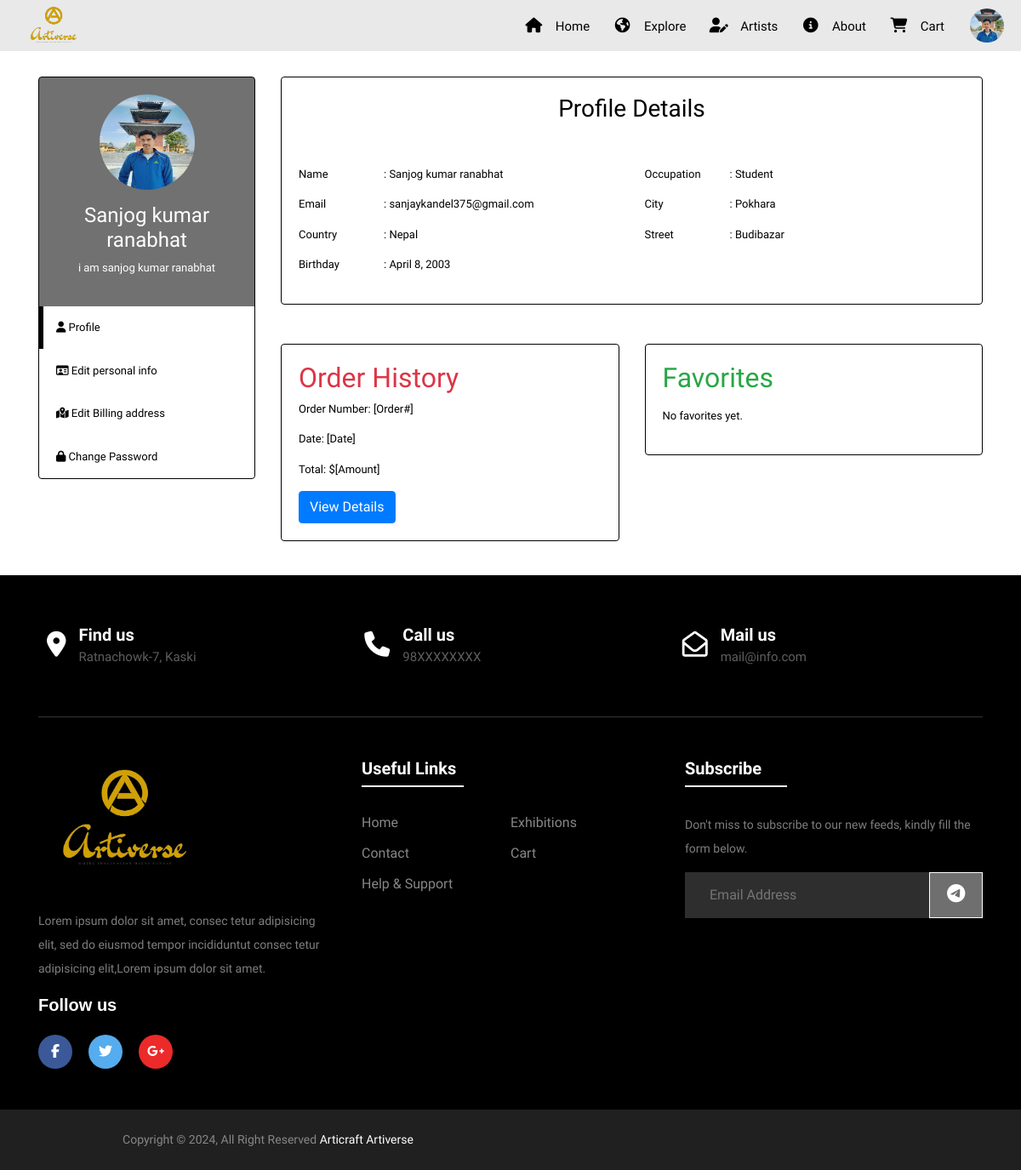
Page /User/view/profile/ (signed in) on the committed database.
### User/models.py (models this page shows, shortened)
class Visitor(models.Model):
    user = models.OneToOneField(User, on_delete=models.CASCADE, related_name='profile', null=True)
    name = models.CharField(max_length=255, null=True)
    biography = models.TextField(null=True, blank=True, max_length=500)
    profile_picture = models.ImageField(upload_to='user_profiles/', null=True, blank=True)
    contact_phone = models.CharField(max_length=20, blank=True, null=True)
    birth_date= models.DateField(null=True)
    occupation = models.CharField(max_length= 20, null=True)

class BillingAddress(models.Model):
    user = models.OneToOneField(User, on_delete=models.CASCADE, related_name='billing_address', null=True)
    address = models.CharField(max_length=255, null=True)
    city = models.CharField(max_length=255, null=True)
    state = models.CharField(max_length=255, null=True)
    country = models.CharField(max_length=255, null=True)
    zip_code = models.CharField(max_length=255, null=True)

### Authentication/models.py (models this page shows)
class User(AbstractUser):
    is_admin= models.BooleanField('Is admin', default=False)
    is_user = models.BooleanField('Is user', default=False)
    is_artist = models.BooleanField('Is artist', default=False)

### User/views.py (the view)
# urls.py: path('view/profile/',views.user_profile, name='user_profile'),
@login_required(login_url='login_view')
def user_profile(request):
    user = request.user
    wishlist, created = Wishlist.objects.get_or_create(user=request.user)
    wishlisted_artworks = wishlist.artworks.all()
    try:
        profile = Visitor.objects.get(user=user)
    except Visitor.DoesNotExist:
        return redirect('create_user')
    try:
        billing_address = BillingAddress.objects.get(user=user)
    except BillingAddress.DoesNotExist:
        billing_address = None
    context = {
        'profile': profile,
        'billing': billing_address,
        'wishlisted_artworks': wishlisted_artworks
    }
    return render(request, 'User/user_profile_page.html', context)

### templates/User/User_profile_page.html (shortened to what this page needs)
{% extends '_base.html' %}
{% block content %}
{% load static %}
<link rel="stylesheet" href="{%static 'css/popup/popup.css'%}">
<link rel="stylesheet" href="{% static 'css/User/user_profile.css' %}">
<section class="profile__content">
    <div class="container">
        <div class="row">
            <div class="col-md-3">
                <div class="card">
                    <div class="card-body text-center profile__bgc">
                        <a href="#">
                            <img id="profilePreview" class="profile-pic img-fluid rounded-circle"
                                src="{% if profile.profile_picture %}{{ profile.profile_picture.url }}{% else %}{% static 'img/default_profile.jpg' %}{% endif %}"
                                alt="Profile Picture">
                        </a>
                        <h4 class="mt-3">{{profile.name}}</h4>
                        <p>{{profile.biography}}</p>
                    </div>
                    <ul class="nav flex-column nav-pills">
                        <li class="nav-item">
                            <a class="nav-link active" href="#"> <i class="fa fa-user"></i> Profile</a>
                        </li>
                        <li class="nav-item">
                            <a class="nav-link" href="{% url 'update_user' %}"> <i class="fa-regular fa-id-card"></i></i> Edit personal info</a>
                        </li>
                        <li class="nav-item">
                            <a class="nav-link" href="{% url 'billing_address' %}"> <i class="fa-solid fa-map-location-dot"></i></i> Edit Billing address</a>
                        </li>
                        <li class="nav-item">
                            <a class="nav-link" href="{% url 'password_change' %}"><i class="fa-solid fa-lock"></i></i> Change Password</a>
                        </li>
                    </ul>
                </div>
            </div>
            <div class="col-md-9">
                <div class="card">
                    <div class="card-body">
                        <h1 class="card-title">Profile Details</h1>
                        <div class="row">
                            <div class="col-md-6">
                                <p><span>Name </span>: {{profile.name}}</p>
                                <p><span>Email </span>: {{user.email}}</p>
                                <p><span>Country </span>: {{billing.country}}</p>
                                <p><span>Birthday</span>: {{profile.birth_date}}</p>
                            </div>
                            <div class="col-md-6">
                                <p><span>Occupation </span>: {{profile.occupation}}</p>
                                <p><span>City </span>: {{billing.city}}</p>
                                <p><span>Street</span>: {{billing.address}}</p>
                            </div>
                        </div>
                    </div>
                </div>
                <div class="row mt-3">
                    <div class="col-md-6">
                        <div class="card">
                            <div class="card-body">
                                <h2 class="text-danger">Order History</h2>
                                <p>Order Number: [Order#]</p>
                                <p>Date: [Date]</p>
                                <p>Total: $[Amount]</p>
                                <a href="#" class="btn btn-primary">View Details</a>
                            </div>
                        </div>
                    </div>
                    <div class="col-md-6">
                        <div class="card">
                            <div class="card-body favorites">
                                <h2 class="text-success">Favorites</h2>
                                {% if wishlisted_artworks %}
                                    <ul>
                                        {% for artwork in wishlisted_artworks %}
                                        <li>
                                            <a href="{% url 'art_details' id=artwork.id %}">
                                                Artwork '{{ artwork.title }}' added to Favorites.
                                            </a>
                                        </li>
                                        {% endfor %}
                                        {%if wishlisted_artworks.count == 5%}
                                        <a href="" class="btn btn-dark">View more</a>
                                        {% endif %}
                                    </ul>
                                    {% else %}
                                    <p>No favorites yet.</p>
                                {% endif %}
                            </div>
                        </div>
                    </div>
                </div>
            </div>
        </div>
    </div>
</section>
{% endblock %}

### templates/_base.html (shortened to what this page needs)
<!DOCTYPE html>
{%load static%}
<html lang="en">
<head>
    <link rel="stylesheet" href="https://cdnjs.cloudflare.com/ajax/libs/font-awesome/6.4.2/css/all.min.css">
    <link rel="stylesheet" href="https://maxcdn.bootstrapcdn.com/bootstrap/4.0.0/css/bootstrap.min.css">
    <link rel="stylesheet" href="{% static 'css/style.css' %}">
    <link rel="stylesheet" href="{% static 'css/responsive.css' %}">
</head>
<body>
    <div id="main">
        <div id="page1">
            <nav id="navbar">
                <a href="{% url 'index' %}">
                    <img class="animate-navbar-js logo-img" src="{% static 'img/logo.png' %}" alt="Artiverse Logo">
                </a>
                <div id="nav-part2" class="animate-navbar-js">
                    <div id="menu-links">
                        <h4><a href="{% url 'index' %}"><i class="fa-solid fa-house"></i> Home</a></h4>
                        <h4><a href="{% url 'explore' %}"><i class="fa-solid fa-earth-americas"></i> Explore</a></h4>
                        <h4><a href="{% url 'artist_list' %}"><i class="fa-solid fa-user-pen"></i> Artists</a></h4>
                        <h4><a href="{% url 'about' %}"><i class="fa-solid fa-circle-info"></i> About</a></h4>
                        <h4><a href="{% url 'cart_view' %}"><i class="fa-solid fa-cart-shopping"></i> Cart</a></h4>
                        {% if user.is_authenticated and not user.is_artist and not user.is_admin %}
                        <div class="profile-dropdown">
                            <div onclick="toggle()" class="profile-dropdown-btn">
                                <img src="{% if profile.profile_picture %}{{ profile.profile_picture.url }}{% else %}{% static 'img/no user.jpg' %}{% endif %}" alt="{{ user.username }}">
                            </div>
                        </div>
                        </div>
                        {% else %}
                        <h4 id="signup-link"><a href="{% url 'login_view' %}"><i class="fa-solid fa-user-plus"></i> Sign in</a></h4>
                        {% endif %}
                </div>
            </nav>
        </div>
    </div>
    {% block content %}
    {% endblock %}
    <footer class="footer-section">
        <div class="container">
            <div class="footer-cta pt-5 pb-5 ">
                <div class="row sect-1">
                    <div class="col-xl-4 col-md-4  mb-30 loc-map">
                        <div class="single-cta">
                            <a href="https://www.google.com/maps?q=Xdezo academy" target="_blank"> <i
                                    class="fas fa-map-marker-alt"></i></a>
                            <div class="cta-text">
                                <h4>Find us</h4>
                                <span><a href="https://www.google.com/maps?q=Xdezo academy" target="_blank">
                                        Ratnachowk-7, Kaski</a></span>
                            </div>
                        </div>
                    </div>
                    <div class="col-xl-4 col-md-4 mb-30 call-us">
                        <div class="single-cta">
                            <a href="tel:9800000000"><i class="fas fa-phone"></i></a>
                            <div class="cta-text">
                                <h4>Call us</h4>
                                <span><a href="tel:9800000000">98XXXXXXXX</a></span>
                            </div>
                        </div>
                    </div>
                    <div class="col-xl-4 col-md-4 mb-30 mail-us">
                        <div class="single-cta">
                            <a href="mailto:Sanjayakc375@gmail.com"><i class="far fa-envelope-open"></i></a>
                            <div class="cta-text">
                                <h4>Mail us</h4>
                                <span><a href="mailto:Sanjayakc375@gmail.com">mail@info.com</a></span>
                            </div>
                        </div>
                    </div>
                </div>
            </div>
            <div class="footer-content pt-5 pb-5">
                <div class="row">
                    <div class="col-xl-4 col-lg-4 mb-50">
                        <div class="footer-widget">
                            <div class="footer-logo">
                                <a href="{%url 'index'%}"><img src="{% static 'img/logo.png' %}" class="img-fluid"
                                        alt="logo"></a>
                            </div>
                            <div class="footer-text">
                                <p>Lorem ipsum dolor sit amet, consec tetur adipisicing elit, sed do eiusmod tempor
                                    incididuntut consec tetur adipisicing
                                    elit,Lorem ipsum dolor sit amet.</p>
                            </div>
                            <div class="footer-social-icon">
                                <span>Follow us</span>
                                <a href="#"><i class="fab fa-facebook-f facebook-bg"></i></a>
                                <a href="#"><i class="fab fa-twitter twitter-bg"></i></a>
                                <a href="#"><i class="fab fa-google-plus-g google-bg"></i></a>
                            </div>
                        </div>
                    </div>
                    <div class="col-xl-4 col-lg-4 col-md-6 mb-30">
                        <div class="footer-widget">
                            <div class="footer-widget-heading">
                                <h3>Useful Links</h3>
                            </div>
                            <ul>
                                <li><a href="{%url 'index' %}">Home</a></li>
                                <li><a href="{%url 'explore' %}">Exhibitions</a></li>
                                <li><a href="#">Contact</a></li>
                                <li><a href="#">Cart</a></li>
                                <li><a href="#">Help & Support</a></li>
                            </ul>
                        </div>
                    </div>
                    <div class="col-xl-4 col-lg-4 col-md-6 mb-50">
                        <div class="footer-widget">
                            <div class="footer-widget-heading">
                                <h3>Subscribe</h3>
                            </div>
                            <div class="footer-text mb-25">
                                <p>Don't miss to subscribe to our new feeds, kindly fill the form below.</p>
                            </div>
                            <div class="subscribe-form">
                                <form action="#">
                                    <input type="text" placeholder="Email Address">
                                    <button><i class="fab fa-telegram-plane"></i></button>
                                </form>
                            </div>
                        </div>
                    </div>
                </div>
            </div>
        </div>
        <div class="copyright-area">
            <div class="container">
                <div class="row">
                    <div class="col-xl-6 col-lg-6 text-center text-lg-left">
                        <div class="copyright-text">
                            <p>Copyright &copy; 2024, All Right Reserved <a href="#">Articraft Artiverse</a></p>
                        </div>
                    </div>
                </div>
            </div>
        </div>
    </footer>
</body>
</html>

### rows in the picture
Visitor: profile_picture (picture), name "Sanjog kumar ranabhat", biography "i am sanjog kumar ranabhat", birth_date "April 8, 2003", occupation "Student"
User: email "sanjaykandel375@gmail.com"
BillingAddress: country "Nepal", city "Pokhara", address "Budibazar"
